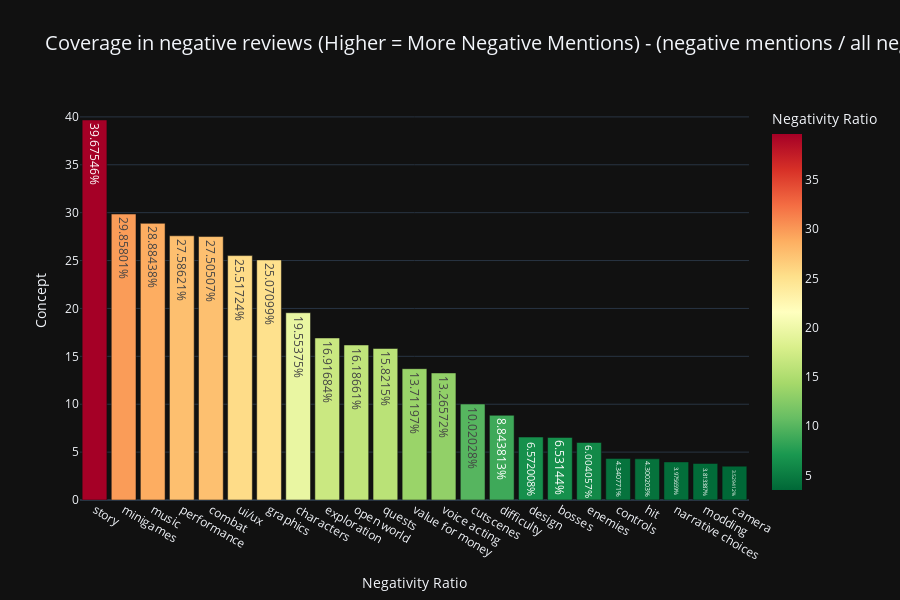

Notebook cell for this chart:
### Code cell
plot_share_of_negative(split_share_of_negative)

### Figure 1 — Plotly figure (JSON) as saved in the notebook; plotly's stock layout.template omitted (floating-point values rounded to 4 significant figures)
{"data": [{"hovertemplate": "%{y}% negativity (%{customdata[0]:,} mentions)", "legendgroup": "", "marker": {"color": [39.68, 29.86, 28.88, 27.59, 27.51, 25.52, 25.07, 19.55, 16.92, 16.19, 15.82, 13.71, 13.27, 10.02, 8.844, 6.572, 6.531, 6.004, 4.341, 4.3, 3.976, 3.813, 3.529], "coloraxis": "coloraxis", "pattern": {"shape": ""}}, "name": "", "orientation": "v", "showlegend": false, "text": [39.68, 29.86, 28.88, 27.59, 27.51, 25.52, 25.07, 19.55, 16.92, 16.19, 15.82, 13.71, 13.27, 10.02, 8.844, 6.572, 6.531, 6.004, 4.341, 4.3, 3.976, 3.813, 3.529], "textposition": "inside", "x": ["story", "minigames", "music", "performance", "combat", "ui/ux", "graphics", "characters", "exploration", "open world", "quests", "value for money", "voice acting", "cutscenes", "difficulty", "design", "bosses", "enemies", "controls", "hit", "narrative choices", "modding", "camera"], "xaxis": "x", "y": [39.68, 29.86, 28.88, 27.59, 27.51, 25.52, 25.07, 19.55, 16.92, 16.19, 15.82, 13.71, 13.27, 10.02, 8.844, 6.572, 6.531, 6.004, 4.341, 4.3, 3.976, 3.813, 3.529], "yaxis": "y", "type": "bar", "customdata": [[978], [736], [712], [680], [678], [629], [618], [482], [417], [399], [390], [338], [327], [247], [218], [162], [161], [148], [107], [106], [98], [94], [87]], "texttemplate": "%{y}%"}], "layout": {"xaxis": {"anchor": "y", "domain": [0.0, 1.0], "title": {"text": "Negativity Ratio"}, "tickformat": ".0%"}, "yaxis": {"anchor": "x", "domain": [0.0, 1.0], "title": {"text": "Concept"}}, "coloraxis": {"colorbar": {"title": {"text": "Negativity Ratio"}}, "colorscale": [[0.0, "rgb(0,104,55)"], [0.1, "rgb(26,152,80)"], [0.2, "rgb(102,189,99)"], [0.3, "rgb(166,217,106)"], [0.4, "rgb(217,239,139)"], [0.5, "rgb(255,255,191)"], [0.6, "rgb(254,224,139)"], [0.7, "rgb(253,174,97)"], [0.8, "rgb(244,109,67)"], [0.9, "rgb(215,48,39)"], [1.0, "rgb(165,0,38)"]]}, "legend": {"tracegroupgap": 0}, "title": {"text": "Coverage in negative reviews (Higher = More Negative Mentions) - (negative mentions / all negatives)", "font": {"size": 20}}, "barmode": "relative", "font": {"size": 12}, "height": 600, "bargap": 0.15}}
